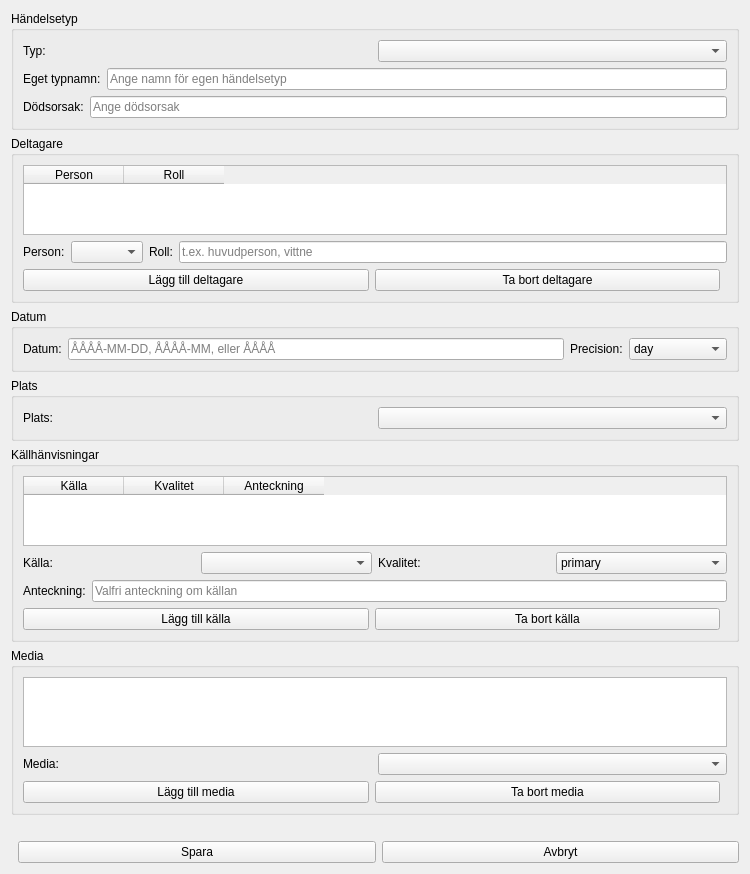
<?xml version="1.0" encoding="UTF-8"?>
<ui version="4.0">
 <class>EventEditor</class>
 <widget class="QWidget" name="EventEditor">
  <property name="geometry">
   <rect>
    <x>0</x>
    <y>0</y>
    <width>750</width>
    <height>650</height>
   </rect>
  </property>
  <property name="windowTitle">
   <string>Händelseredigerare</string>
  </property>
  <layout class="QVBoxLayout" name="main_layout">
   <!-- Type section -->
   <item>
    <widget class="QGroupBox" name="type_group">
     <property name="title">
      <string>Händelsetyp</string>
     </property>
     <layout class="QVBoxLayout" name="type_group_layout">
      <item>
       <layout class="QHBoxLayout" name="type_layout">
        <item>
         <widget class="QLabel" name="type_label">
          <property name="text">
           <string>Typ:</string>
          </property>
         </widget>
        </item>
        <item>
         <widget class="QComboBox" name="type_combo"/>
        </item>
       </layout>
      </item>
      <item>
       <layout class="QHBoxLayout" name="custom_type_layout">
        <item>
         <widget class="QLabel" name="custom_type_label">
          <property name="text">
           <string>Eget typnamn:</string>
          </property>
         </widget>
        </item>
        <item>
         <widget class="QLineEdit" name="custom_type_input">
          <property name="placeholderText">
           <string>Ange namn för egen händelsetyp</string>
          </property>
          <property name="maxLength">
           <number>200</number>
          </property>
         </widget>
        </item>
       </layout>
      </item>
      <item>
       <layout class="QHBoxLayout" name="cause_of_death_layout">
        <item>
         <widget class="QLabel" name="cause_of_death_label">
          <property name="text">
           <string>Dödsorsak:</string>
          </property>
         </widget>
        </item>
        <item>
         <widget class="QLineEdit" name="cause_of_death_input">
          <property name="placeholderText">
           <string>Ange dödsorsak</string>
          </property>
          <property name="maxLength">
           <number>500</number>
          </property>
         </widget>
        </item>
       </layout>
      </item>
     </layout>
    </widget>
   </item>
   <!-- Participants section -->
   <item>
    <widget class="QGroupBox" name="participants_group">
     <property name="title">
      <string>Deltagare</string>
     </property>
     <layout class="QVBoxLayout" name="participants_group_layout">
      <item>
       <widget class="QTableWidget" name="participants_table">
        <property name="columnCount">
         <number>2</number>
        </property>
        <property name="selectionBehavior">
         <enum>QAbstractItemView::SelectRows</enum>
        </property>
        <property name="selectionMode">
         <enum>QAbstractItemView::SingleSelection</enum>
        </property>
        <column>
         <property name="text">
          <string>Person</string>
         </property>
        </column>
        <column>
         <property name="text">
          <string>Roll</string>
         </property>
        </column>
       </widget>
      </item>
      <item>
       <layout class="QHBoxLayout" name="participant_edit_layout">
        <item>
         <widget class="QLabel" name="participant_person_label">
          <property name="text">
           <string>Person:</string>
          </property>
         </widget>
        </item>
        <item>
         <widget class="QComboBox" name="participant_person_combo"/>
        </item>
        <item>
         <widget class="QLabel" name="participant_role_label">
          <property name="text">
           <string>Roll:</string>
          </property>
         </widget>
        </item>
        <item>
         <widget class="QLineEdit" name="participant_role_input">
          <property name="placeholderText">
           <string>t.ex. huvudperson, vittne</string>
          </property>
          <property name="maxLength">
           <number>100</number>
          </property>
         </widget>
        </item>
       </layout>
      </item>
      <item>
       <layout class="QHBoxLayout" name="participants_buttons_layout">
        <item>
         <widget class="QPushButton" name="add_participant_button">
          <property name="text">
           <string>Lägg till deltagare</string>
          </property>
         </widget>
        </item>
        <item>
         <widget class="QPushButton" name="remove_participant_button">
          <property name="text">
           <string>Ta bort deltagare</string>
          </property>
         </widget>
        </item>
        <item>
         <spacer name="participants_buttons_spacer">
          <property name="orientation">
           <enum>Qt::Horizontal</enum>
          </property>
         </spacer>
        </item>
       </layout>
      </item>
     </layout>
    </widget>
   </item>
   <!-- Date section -->
   <item>
    <widget class="QGroupBox" name="date_group">
     <property name="title">
      <string>Datum</string>
     </property>
     <layout class="QHBoxLayout" name="date_group_layout">
      <item>
       <widget class="QLabel" name="date_value_label">
        <property name="text">
         <string>Datum:</string>
        </property>
       </widget>
      </item>
      <item>
       <widget class="QLineEdit" name="date_value_input">
        <property name="placeholderText">
         <string>ÅÅÅÅ-MM-DD, ÅÅÅÅ-MM, eller ÅÅÅÅ</string>
        </property>
        <property name="maxLength">
         <number>10</number>
        </property>
       </widget>
      </item>
      <item>
       <widget class="QLabel" name="date_precision_label">
        <property name="text">
         <string>Precision:</string>
        </property>
       </widget>
      </item>
      <item>
       <widget class="QComboBox" name="date_precision_combo">
        <item>
         <property name="text">
          <string>day</string>
         </property>
        </item>
        <item>
         <property name="text">
          <string>month</string>
         </property>
        </item>
        <item>
         <property name="text">
          <string>year</string>
         </property>
        </item>
        <item>
         <property name="text">
          <string>approximate</string>
         </property>
        </item>
       </widget>
      </item>
     </layout>
    </widget>
   </item>
   <!-- Place section -->
   <item>
    <widget class="QGroupBox" name="place_group">
     <property name="title">
      <string>Plats</string>
     </property>
     <layout class="QHBoxLayout" name="place_group_layout">
      <item>
       <widget class="QLabel" name="place_label">
        <property name="text">
         <string>Plats:</string>
        </property>
       </widget>
      </item>
      <item>
       <widget class="QComboBox" name="place_combo"/>
      </item>
     </layout>
    </widget>
   </item>
   <!-- Sources section -->
   <item>
    <widget class="QGroupBox" name="sources_group">
     <property name="title">
      <string>Källhänvisningar</string>
     </property>
     <layout class="QVBoxLayout" name="sources_group_layout">
      <item>
       <widget class="QTableWidget" name="sources_table">
        <property name="columnCount">
         <number>3</number>
        </property>
        <property name="selectionBehavior">
         <enum>QAbstractItemView::SelectRows</enum>
        </property>
        <property name="selectionMode">
         <enum>QAbstractItemView::SingleSelection</enum>
        </property>
        <column>
         <property name="text">
          <string>Källa</string>
         </property>
        </column>
        <column>
         <property name="text">
          <string>Kvalitet</string>
         </property>
        </column>
        <column>
         <property name="text">
          <string>Anteckning</string>
         </property>
        </column>
       </widget>
      </item>
      <item>
       <layout class="QHBoxLayout" name="source_edit_layout">
        <item>
         <widget class="QLabel" name="source_select_label">
          <property name="text">
           <string>Källa:</string>
          </property>
         </widget>
        </item>
        <item>
         <widget class="QComboBox" name="source_combo"/>
        </item>
        <item>
         <widget class="QLabel" name="source_quality_label">
          <property name="text">
           <string>Kvalitet:</string>
          </property>
         </widget>
        </item>
        <item>
         <widget class="QComboBox" name="source_quality_combo">
          <item>
           <property name="text">
            <string>primary</string>
           </property>
          </item>
          <item>
           <property name="text">
            <string>secondary</string>
           </property>
          </item>
          <item>
           <property name="text">
            <string>tertiary</string>
           </property>
          </item>
         </widget>
        </item>
       </layout>
      </item>
      <item>
       <layout class="QHBoxLayout" name="source_note_layout">
        <item>
         <widget class="QLabel" name="source_note_label">
          <property name="text">
           <string>Anteckning:</string>
          </property>
         </widget>
        </item>
        <item>
         <widget class="QLineEdit" name="source_note_input">
          <property name="placeholderText">
           <string>Valfri anteckning om källan</string>
          </property>
          <property name="maxLength">
           <number>500</number>
          </property>
         </widget>
        </item>
       </layout>
      </item>
      <item>
       <layout class="QHBoxLayout" name="sources_buttons_layout">
        <item>
         <widget class="QPushButton" name="add_source_button">
          <property name="text">
           <string>Lägg till källa</string>
          </property>
         </widget>
        </item>
        <item>
         <widget class="QPushButton" name="remove_source_button">
          <property name="text">
           <string>Ta bort källa</string>
          </property>
         </widget>
        </item>
        <item>
         <spacer name="sources_buttons_spacer">
          <property name="orientation">
           <enum>Qt::Horizontal</enum>
          </property>
         </spacer>
        </item>
       </layout>
      </item>
     </layout>
    </widget>
   </item>
   <!-- Media section -->
   <item>
    <widget class="QGroupBox" name="media_group">
     <property name="title">
      <string>Media</string>
     </property>
     <layout class="QVBoxLayout" name="media_group_layout">
      <item>
       <widget class="QListWidget" name="media_list"/>
      </item>
      <item>
       <layout class="QHBoxLayout" name="media_edit_layout">
        <item>
         <widget class="QLabel" name="media_select_label">
          <property name="text">
           <string>Media:</string>
          </property>
         </widget>
        </item>
        <item>
         <widget class="QComboBox" name="media_combo"/>
        </item>
       </layout>
      </item>
      <item>
       <layout class="QHBoxLayout" name="media_buttons_layout">
        <item>
         <widget class="QPushButton" name="add_media_button">
          <property name="text">
           <string>Lägg till media</string>
          </property>
         </widget>
        </item>
        <item>
         <widget class="QPushButton" name="remove_media_button">
          <property name="text">
           <string>Ta bort media</string>
          </property>
         </widget>
        </item>
        <item>
         <spacer name="media_buttons_spacer">
          <property name="orientation">
           <enum>Qt::Horizontal</enum>
          </property>
         </spacer>
        </item>
       </layout>
      </item>
     </layout>
    </widget>
   </item>
   <!-- Status and buttons -->
   <item>
    <widget class="QLabel" name="status_label">
     <property name="text">
      <string/>
     </property>
     <property name="styleSheet">
      <string>color: red;</string>
     </property>
    </widget>
   </item>
   <item>
    <layout class="QHBoxLayout" name="buttons_layout">
     <item>
      <spacer name="buttons_spacer">
       <property name="orientation">
        <enum>Qt::Horizontal</enum>
       </property>
      </spacer>
     </item>
     <item>
      <widget class="QPushButton" name="save_button">
       <property name="text">
        <string>Spara</string>
       </property>
      </widget>
     </item>
     <item>
      <widget class="QPushButton" name="cancel_button">
       <property name="text">
        <string>Avbryt</string>
       </property>
      </widget>
     </item>
    </layout>
   </item>
  </layout>
 </widget>
 <resources/>
 <connections/>
</ui>
